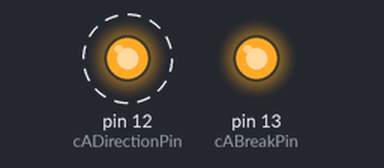
The sketch below on a simulated Arduino Uno, built with avr-gcc and run on an emulated ATmega328P. Shown: output pins drawn as LEDs (lit = HIGH). Dashed ring = blinking. Pins used as bus, display or sensor lines are not drawn.

Above: at 0.6 s.
At 2.3 s:
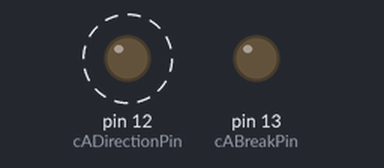
Timing chart, 0 to 3.0 s (numbered marks = the images above):
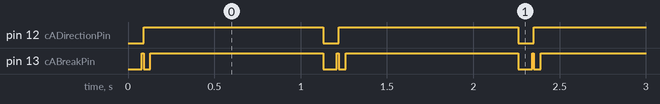

The sketch:

car-door-lock-actuator.ino
```cpp
#include <analogWrite.h>

int cABreakPin = 13;
int cADirectionPin = 12;
int cAPowerPin = A1;

int kStrikeLength = 80;

void setup() {
  pinMode(cADirectionPin, OUTPUT);  // Channel A -- HIGH = forwards and LOW = backwards.
  pinMode(cABreakPin, OUTPUT);      // Channel A -- HIGH = engage and LOW = disengage.
}


void loop() {
  digitalWrite(cABreakPin, LOW);      // Disengage the Brake for Channel A.
  digitalWrite(cADirectionPin, LOW);  // Sets direction of Channel A.
  analogWrite(cAPowerPin, 255);       // Give power to Channel A.

  // Beat strike length.
  delay(kStrikeLength);

  // Stop actuator.
  digitalWrite(cABreakPin, HIGH);  // Engage the Brake for Channel A.
  analogWrite(cAPowerPin, 0);      // Stop giving power to Channel A.

  // Recoil time.
  delay(10);

  // Move actuator back.
  digitalWrite(cABreakPin, LOW);       // Disengage the Brake for Channel A.
  digitalWrite(cADirectionPin, HIGH);  // Sets direction of Channel A.
  analogWrite(cAPowerPin, 255);        // Give Power to Channel A.

  // Recoil time.
  delay(40);

  // Stop actuator.
  digitalWrite(cABreakPin, HIGH);  // Engage the Brake for Channel A.
  analogWrite(cAPowerPin, 0);      // Stop giving power to Channel A.

  delay(1000);
}
```

Measured:
- by itself, pin 12 (cADirectionPin): alternates HIGH for 1.0 s and LOW for 0.09 s
- by itself, pin 13 (cABreakPin): repeats every 1.1 s: LOW 0.04 s, HIGH 1.0 s, LOW 0.08 s, HIGH 0.01 s
- by itself, everything shown: repeats every 1.1 s, in 3 steps
